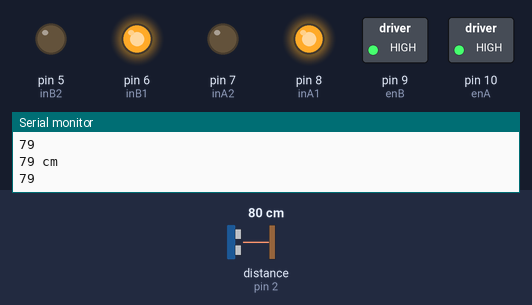
A sketch run on a simulated Arduino Uno, built with avr-gcc and run on an emulated ATmega328P. Shown: switched loads named in the sketch (green lamp = pin HIGH), output pins drawn as LEDs (lit = HIGH), the last lines printed to the serial monitor. Wiring (inferred from the names in the program): ultrasonic range finder: trigger pin 3; echo pin 2. The test bench sets the inputs (shaded band); at power-on: distance to the obstacle (sensor on pin 2) 80 cm. The echo pulse lasts 58.3 µs per cm; storage starts empty; pins used as bus, display or sensor lines are not drawn. At 1.4 s the program stops and its outputs stay as they are.

Above: at 1.2 s.
1.3 s: distance to the obstacle (sensor on pin 2) set to 2 cm
At 2.4 s:
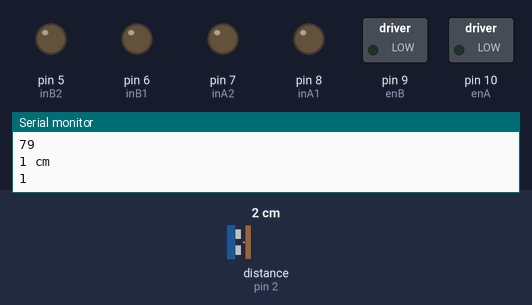
Timing chart, 0 to 2.9 s (numbered marks = the images above; inputs shaded):
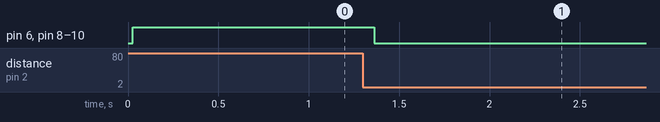

Measured:
- after the input at 1.3 s, pin 6 (inB1), pin 8 (inA1), pin 9 (enB), pin 10 (enA): HIGH → LOW after 0.06 s

The sketch:

Proximity_Sensor_Test_2.ino
```cpp
/* Logs analog data onto txt file on SD card.
 * data*4.9=mV; mV/0.83=mA
 * SD Card Setup:
 *    ----------------|
 *  / 1 2 3 4 5 6 7 8 |
 *  | 9               |
 *
 *  1 to pin D4 (SS/CS)
 *  2 to pin D11 (MOSI)
 *  3 to GND
 *  4 to 3.3V
 *  5 to pin D13 (SCK/CK)
 *  7 to pin D12 (MISO)
 */
#include <SPI.h>
#include <SD.h>
#define trigPin 3
#define echoPin 2

  int chipSelect = 4;
    // One set of motors
  int enA = 10;
  int inA1 = 8;
  int inA2 = 7;
    // Other set of motors
  int enB = 9;
  int inB1 = 6;
  int inB2 = 5;


void setup() {

  //pinMode(sensorPin, INPUT);
  Serial.begin(9600);
  pinMode(trigPin, OUTPUT);
  pinMode(echoPin, INPUT);
    // set all the motor control pins to outputs
  pinMode(enA, OUTPUT);
  pinMode(enB, OUTPUT);
  pinMode(inA1, OUTPUT);
  pinMode(inA2, OUTPUT);
  pinMode(inB1, OUTPUT);
  pinMode(inB2, OUTPUT);


  Serial.print("Initialzing SD card...");
    //LED on pin D2 stays on if card fails or not present,
    //LED blinks twice if everything OK
  if (!SD.begin(chipSelect)) {
    Serial.println("Card failed, or not present");
    while(1);
  }
  Serial.println("Card initialized.");
}


void loop() {
  // put your main code here, to run repeatedly:
  long duration, distance;
  digitalWrite(trigPin, LOW);
  delayMicroseconds(2);
  digitalWrite(trigPin, HIGH);
  delayMicroseconds(10);
  digitalWrite(trigPin, LOW);
  duration = pulseIn(echoPin, HIGH);
  distance = (duration/2) / 29.1;

  motorForward();

  if(distance >= 200 || distance <= 0) {
    Serial.println("Out of range");
  }
  else {
    Serial.print(distance);
    Serial.println(" cm");
  }
    // create string to store data
  String dataString = "";
    //read voltage at pin A0 (sensorPin) and append to string
  //sensorValue = analogRead(sensorPin);
  dataString += String(distance);

    //open file
  File dataFile = SD.open("log.txt", FILE_WRITE);

    // if the file is available, write to it
  if (dataFile) {
    dataFile.println(dataString);
    dataFile.close();
      //print to serial port
    Serial.println(dataString);

    //delay(500);   //100ms delay after each write
  }
    // if the file isn't open, display error on serial, blink LED 2 times and stay on
  else {
    Serial.println("error opening datalog.txt");
  }
  if (distance <= 30) {
    motorOff();
    while(1);
  }
  delay(250);
}

void motorOff()  // turns motors off
{
      digitalWrite(inA1, LOW);
      digitalWrite(inA2, LOW);
      digitalWrite(inB1, LOW);
      digitalWrite(inB2, LOW);
      analogWrite(enB, 0);
      analogWrite(enA, 0);
}

void motorForward() // turns motor on in forward direction at certain speed
{
    // turn on motor side A
  digitalWrite(inA1, HIGH);
  digitalWrite(inA2, LOW);
    // set pwm to 'speed' out of possible range 0~255
  analogWrite(enA, 255);
    // turn on motor side B
  digitalWrite(inB1, HIGH);
  digitalWrite(inB2, LOW);
    // set pwm to 'speed' out of possible range 0~255
  analogWrite(enB, 255);
}


void motorBackward() // turns motor on in backwards direction at certain speed
{
    // turn on motor side A
  digitalWrite(inA1, LOW);
  digitalWrite(inA2, HIGH);
    // set pwm to 'speed' out of possible range 0~255
  analogWrite(enA, 255);
    // turn on motor side B
  digitalWrite(inB1, LOW);
  digitalWrite(inB2, HIGH);
    // set pwm to 'speed' out of possible range 0~255
  analogWrite(enB, 255);
}
```
